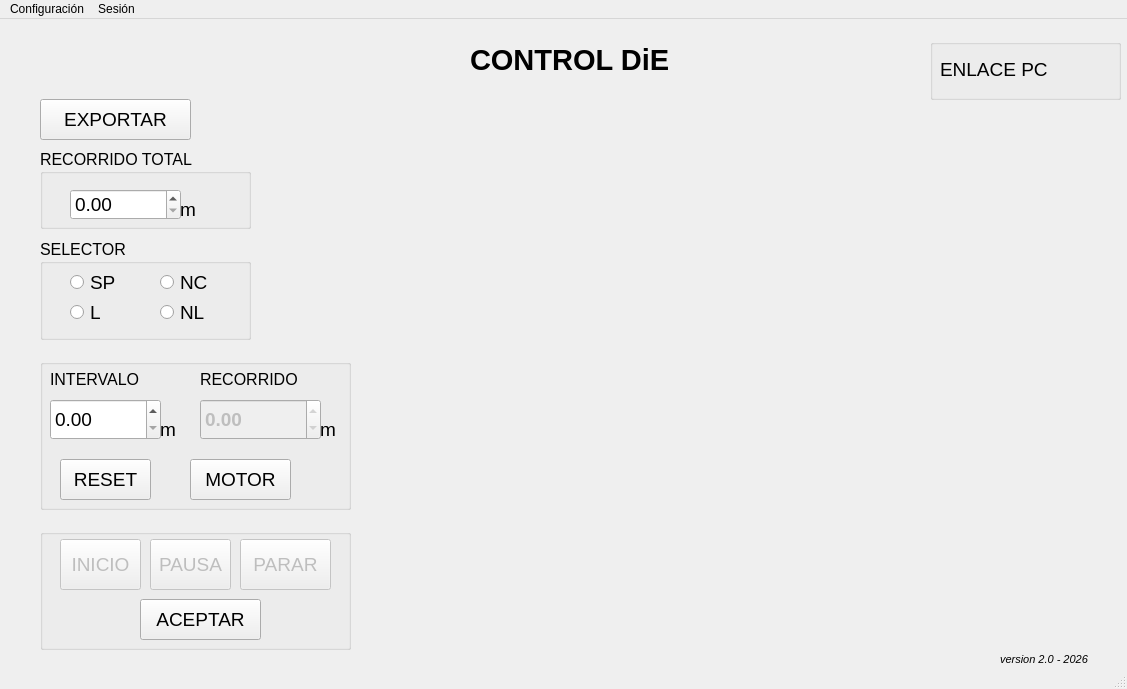
<?xml version="1.0" encoding="UTF-8"?>
<ui version="4.0">
 <class>MainWindow</class>
 <widget class="QMainWindow" name="MainWindow">
  <property name="geometry">
   <rect>
    <x>0</x>
    <y>0</y>
    <width>1127</width>
    <height>689</height>
   </rect>
  </property>
  <property name="windowTitle">
   <string>Control DiE</string>
  </property>
  <widget class="QWidget" name="centralwidget">
   <widget class="QPushButton" name="pushButton_Exportar">
    <property name="geometry">
     <rect>
      <x>40</x>
      <y>80</y>
      <width>151</width>
      <height>41</height>
     </rect>
    </property>
    <property name="font">
     <font>
      <pointsize>14</pointsize>
     </font>
    </property>
    <property name="text">
     <string>EXPORTAR</string>
    </property>
   </widget>
   <widget class="QGroupBox" name="groupBox">
    <property name="geometry">
     <rect>
      <x>40</x>
      <y>130</y>
      <width>211</width>
      <height>80</height>
     </rect>
    </property>
    <property name="font">
     <font>
      <pointsize>12</pointsize>
     </font>
    </property>
    <property name="title">
     <string>RECORRIDO TOTAL</string>
    </property>
    <widget class="QDoubleSpinBox" name="recorridoTotal">
     <property name="geometry">
      <rect>
       <x>30</x>
       <y>40</y>
       <width>111</width>
       <height>31</height>
      </rect>
     </property>
     <property name="font">
      <font>
       <pointsize>14</pointsize>
      </font>
     </property>
     <property name="maximum">
      <double>99999999.989999994635582</double>
     </property>
     <property name="singleStep">
      <double>0.010000000000000</double>
     </property>
    </widget>
    <widget class="QLabel" name="label_4">
     <property name="geometry">
      <rect>
       <x>140</x>
       <y>50</y>
       <width>21</width>
       <height>20</height>
      </rect>
     </property>
     <property name="font">
      <font>
       <pointsize>14</pointsize>
      </font>
     </property>
     <property name="text">
      <string>m</string>
     </property>
    </widget>
   </widget>
   <widget class="QGroupBox" name="groupBox_2">
    <property name="geometry">
     <rect>
      <x>40</x>
      <y>220</y>
      <width>211</width>
      <height>101</height>
     </rect>
    </property>
    <property name="font">
     <font>
      <pointsize>12</pointsize>
     </font>
    </property>
    <property name="title">
     <string>SELECTOR</string>
    </property>
    <widget class="QRadioButton" name="radioButton_SP">
     <property name="geometry">
      <rect>
       <x>30</x>
       <y>30</y>
       <width>61</width>
       <height>26</height>
      </rect>
     </property>
     <property name="font">
      <font>
       <pointsize>14</pointsize>
      </font>
     </property>
     <property name="text">
      <string>SP</string>
     </property>
    </widget>
    <widget class="QRadioButton" name="radioButton_NC">
     <property name="geometry">
      <rect>
       <x>120</x>
       <y>30</y>
       <width>51</width>
       <height>26</height>
      </rect>
     </property>
     <property name="font">
      <font>
       <pointsize>14</pointsize>
      </font>
     </property>
     <property name="text">
      <string>NC</string>
     </property>
    </widget>
    <widget class="QRadioButton" name="radioButton_NL">
     <property name="geometry">
      <rect>
       <x>120</x>
       <y>60</y>
       <width>51</width>
       <height>26</height>
      </rect>
     </property>
     <property name="font">
      <font>
       <pointsize>14</pointsize>
      </font>
     </property>
     <property name="text">
      <string>NL</string>
     </property>
    </widget>
    <widget class="QRadioButton" name="radioButton_L">
     <property name="enabled">
      <bool>true</bool>
     </property>
     <property name="geometry">
      <rect>
       <x>30</x>
       <y>60</y>
       <width>41</width>
       <height>26</height>
      </rect>
     </property>
     <property name="font">
      <font>
       <pointsize>14</pointsize>
      </font>
     </property>
     <property name="text">
      <string>L</string>
     </property>
    </widget>
   </widget>
   <widget class="QGroupBox" name="groupBox_3">
    <property name="geometry">
     <rect>
      <x>40</x>
      <y>340</y>
      <width>311</width>
      <height>151</height>
     </rect>
    </property>
    <property name="title">
     <string/>
    </property>
    <widget class="QLabel" name="label">
     <property name="geometry">
      <rect>
       <x>10</x>
       <y>10</y>
       <width>121</width>
       <height>20</height>
      </rect>
     </property>
     <property name="font">
      <font>
       <pointsize>12</pointsize>
      </font>
     </property>
     <property name="text">
      <string>INTERVALO</string>
     </property>
    </widget>
    <widget class="QLabel" name="label_2">
     <property name="geometry">
      <rect>
       <x>160</x>
       <y>10</y>
       <width>111</width>
       <height>20</height>
      </rect>
     </property>
     <property name="font">
      <font>
       <pointsize>12</pointsize>
      </font>
     </property>
     <property name="text">
      <string>RECORRIDO</string>
     </property>
    </widget>
    <widget class="QPushButton" name="pushButton_Reset">
     <property name="geometry">
      <rect>
       <x>20</x>
       <y>100</y>
       <width>91</width>
       <height>41</height>
      </rect>
     </property>
     <property name="font">
      <font>
       <pointsize>14</pointsize>
      </font>
     </property>
     <property name="text">
      <string>RESET</string>
     </property>
    </widget>
    <widget class="QPushButton" name="pushButton_Motor">
     <property name="geometry">
      <rect>
       <x>150</x>
       <y>100</y>
       <width>101</width>
       <height>41</height>
      </rect>
     </property>
     <property name="font">
      <font>
       <pointsize>14</pointsize>
      </font>
     </property>
     <property name="text">
      <string>MOTOR</string>
     </property>
     <property name="checkable">
      <bool>true</bool>
     </property>
    </widget>
    <widget class="QDoubleSpinBox" name="intervalo">
     <property name="geometry">
      <rect>
       <x>10</x>
       <y>40</y>
       <width>111</width>
       <height>41</height>
      </rect>
     </property>
     <property name="font">
      <font>
       <pointsize>14</pointsize>
      </font>
     </property>
     <property name="minimum">
      <double>0.000000000000000</double>
     </property>
     <property name="maximum">
      <double>99999999999.990005493164063</double>
     </property>
     <property name="singleStep">
      <double>0.010000000000000</double>
     </property>
    </widget>
    <widget class="QLabel" name="label_5">
     <property name="geometry">
      <rect>
       <x>120</x>
       <y>60</y>
       <width>21</width>
       <height>20</height>
      </rect>
     </property>
     <property name="font">
      <font>
       <pointsize>14</pointsize>
      </font>
     </property>
     <property name="text">
      <string>m</string>
     </property>
    </widget>
    <widget class="QLabel" name="label_6">
     <property name="geometry">
      <rect>
       <x>280</x>
       <y>60</y>
       <width>21</width>
       <height>20</height>
      </rect>
     </property>
     <property name="font">
      <font>
       <pointsize>14</pointsize>
      </font>
     </property>
     <property name="text">
      <string>m</string>
     </property>
    </widget>
    <widget class="QWidget" name="gridLayoutWidget">
     <property name="geometry">
      <rect>
       <x>260</x>
       <y>100</y>
       <width>41</width>
       <height>41</height>
      </rect>
     </property>
     <layout class="QGridLayout" name="gridLayoutLedMotor"/>
    </widget>
    <widget class="QDoubleSpinBox" name="recorridoActual">
     <property name="enabled">
      <bool>false</bool>
     </property>
     <property name="geometry">
      <rect>
       <x>160</x>
       <y>40</y>
       <width>121</width>
       <height>41</height>
      </rect>
     </property>
     <property name="font">
      <font>
       <pointsize>14</pointsize>
       <bold>true</bold>
      </font>
     </property>
     <property name="minimum">
      <double>-99999999.989999994635582</double>
     </property>
     <property name="maximum">
      <double>99999999.989999994635582</double>
     </property>
    </widget>
   </widget>
   <widget class="QGroupBox" name="groupBox_4">
    <property name="geometry">
     <rect>
      <x>40</x>
      <y>510</y>
      <width>311</width>
      <height>121</height>
     </rect>
    </property>
    <property name="title">
     <string/>
    </property>
    <widget class="QPushButton" name="pushButton_Inicio">
     <property name="enabled">
      <bool>false</bool>
     </property>
     <property name="geometry">
      <rect>
       <x>20</x>
       <y>10</y>
       <width>81</width>
       <height>51</height>
      </rect>
     </property>
     <property name="font">
      <font>
       <pointsize>14</pointsize>
      </font>
     </property>
     <property name="text">
      <string>INICIO</string>
     </property>
    </widget>
    <widget class="QPushButton" name="pushButton_Pause">
     <property name="enabled">
      <bool>false</bool>
     </property>
     <property name="geometry">
      <rect>
       <x>110</x>
       <y>10</y>
       <width>81</width>
       <height>51</height>
      </rect>
     </property>
     <property name="font">
      <font>
       <pointsize>14</pointsize>
      </font>
     </property>
     <property name="text">
      <string>PAUSA</string>
     </property>
    </widget>
    <widget class="QPushButton" name="pushButton_Parar">
     <property name="enabled">
      <bool>false</bool>
     </property>
     <property name="geometry">
      <rect>
       <x>200</x>
       <y>10</y>
       <width>91</width>
       <height>51</height>
      </rect>
     </property>
     <property name="font">
      <font>
       <pointsize>14</pointsize>
      </font>
     </property>
     <property name="text">
      <string>PARAR</string>
     </property>
    </widget>
    <widget class="QPushButton" name="pushButton_Aceptar">
     <property name="geometry">
      <rect>
       <x>100</x>
       <y>70</y>
       <width>121</width>
       <height>41</height>
      </rect>
     </property>
     <property name="font">
      <font>
       <pointsize>14</pointsize>
      </font>
     </property>
     <property name="text">
      <string>ACEPTAR</string>
     </property>
    </widget>
   </widget>
   <widget class="QLabel" name="label_3">
    <property name="geometry">
     <rect>
      <x>470</x>
      <y>10</y>
      <width>261</width>
      <height>61</height>
     </rect>
    </property>
    <property name="font">
     <font>
      <pointsize>22</pointsize>
      <bold>true</bold>
     </font>
    </property>
    <property name="text">
     <string>CONTROL DiE</string>
    </property>
   </widget>
   <widget class="QGroupBox" name="groupBox_5">
    <property name="enabled">
     <bool>true</bool>
    </property>
    <property name="geometry">
     <rect>
      <x>930</x>
      <y>20</y>
      <width>191</width>
      <height>61</height>
     </rect>
    </property>
    <property name="font">
     <font>
      <pointsize>14</pointsize>
     </font>
    </property>
    <property name="title">
     <string/>
    </property>
    <widget class="QWidget" name="gridLayoutWidget_2">
     <property name="geometry">
      <rect>
       <x>140</x>
       <y>10</y>
       <width>41</width>
       <height>41</height>
      </rect>
     </property>
     <layout class="QGridLayout" name="gridLayoutLedEnlace"/>
    </widget>
    <widget class="QLabel" name="label_7">
     <property name="geometry">
      <rect>
       <x>10</x>
       <y>20</y>
       <width>121</width>
       <height>20</height>
      </rect>
     </property>
     <property name="text">
      <string>ENLACE PC</string>
     </property>
    </widget>
   </widget>
   <widget class="QLabel" name="label_8">
    <property name="geometry">
     <rect>
      <x>1000</x>
      <y>630</y>
      <width>101</width>
      <height>20</height>
     </rect>
    </property>
    <property name="font">
     <font>
      <pointsize>8</pointsize>
      <italic>true</italic>
     </font>
    </property>
    <property name="text">
     <string>version 2.0 - 2026</string>
    </property>
   </widget>
   <widget class="QLabel" name="label_9">
    <property name="geometry">
     <rect>
      <x>40</x>
      <y>20</y>
      <width>61</width>
      <height>51</height>
     </rect>
    </property>
    <property name="text">
     <string/>
    </property>
    <property name="pixmap">
     <pixmap resource="recurso.qrc">:/image/wilfredo.png</pixmap>
    </property>
    <property name="scaledContents">
     <bool>true</bool>
    </property>
   </widget>
  </widget>
  <widget class="QMenuBar" name="menubar">
   <property name="geometry">
    <rect>
     <x>0</x>
     <y>0</y>
     <width>1127</width>
     <height>22</height>
    </rect>
   </property>
   <widget class="QMenu" name="menuConfig">
    <property name="font">
     <font>
      <pointsize>14</pointsize>
     </font>
    </property>
    <property name="title">
     <string>Configuración</string>
    </property>
    <addaction name="actionConstantes"/>
    <addaction name="actionPar_metros"/>
   </widget>
   <widget class="QMenu" name="menuSesi_n">
    <property name="title">
     <string>Sesión</string>
    </property>
    <addaction name="actionRestaurar_ultima"/>
   </widget>
   <addaction name="menuConfig"/>
   <addaction name="menuSesi_n"/>
  </widget>
  <widget class="QStatusBar" name="statusbar"/>
  <action name="actionConstantes">
   <property name="text">
    <string>Desplazamiento</string>
   </property>
   <property name="font">
    <font>
     <pointsize>12</pointsize>
    </font>
   </property>
  </action>
  <action name="actionRestaurar_ultima">
   <property name="text">
    <string>Restaurar ultima</string>
   </property>
   <property name="font">
    <font>
     <pointsize>12</pointsize>
    </font>
   </property>
  </action>
  <action name="actionPar_metros">
   <property name="text">
    <string>Parámetros</string>
   </property>
   <property name="font">
    <font>
     <pointsize>12</pointsize>
    </font>
   </property>
  </action>
 </widget>
 <resources>
  <include location="recurso.qrc"/>
 </resources>
 <connections/>
</ui>
